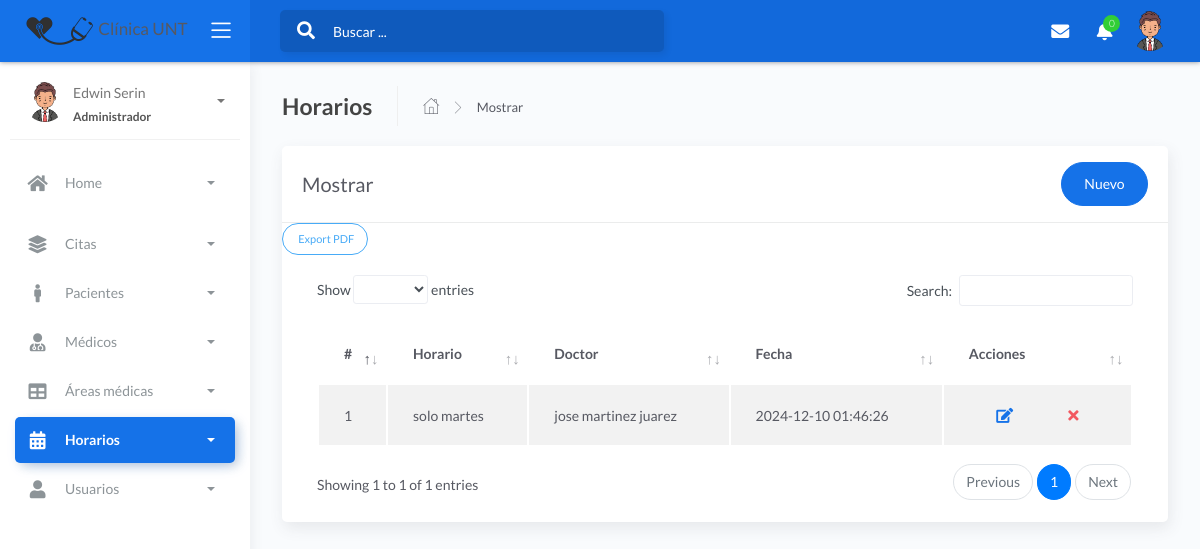
Page /folder/horario.php (signed in) on the committed database.
### tables this page shows
CREATE TABLE `horario` (
  `codhor` int(11) NOT NULL,
  `nomhor` varchar(30) NOT NULL,
  `coddoc` int(11) NOT NULL,
  `estado` char(1) NOT NULL,
  `fere` timestamp NOT NULL DEFAULT current_timestamp() ON UPDATE current_timestamp()
);

CREATE TABLE `doctor` (
  `coddoc` int(11) NOT NULL,
  `dnidoc` char(8) NOT NULL,
  `nomdoc` varchar(50) NOT NULL,
  `apedoc` varchar(50) NOT NULL,
  `codespe` int(11) NOT NULL,
  `sexo` char(15) NOT NULL,
  `telefo` char(9) NOT NULL,
  `fechanaci` date NOT NULL,
  `correo` varchar(50) NOT NULL,
  `naciona` varchar(35) NOT NULL,
  `estado` char(15) NOT NULL,
  `fecha_create` timestamp NOT NULL DEFAULT current_timestamp() ON UPDATE current_timestamp()
);

### controller/horariocontroller.php (called while the page is built, shortened)
<?php
require_once '../model/modelhorario.php';
class horariocontroller{
    function mostrar(){
        $horario=new Modelo();
        $dato=$horario->mostrar("horario", "1");
        require_once '../view/horario/mostrar.php';
    }
    }

### model/modelhorario.php (called while the page is built, shortened)
<?php
class Modelo{
  private $horario;
  private $db;
  public function __construct(){
      $this->horario=array();
      $this->db=new PDO('mysql:host=localhost;dbname=proyecto_final',"root","");
  }
  public function mostrar($tabla,$condicion){
      $consulta="SELECT horario.codhor, horario.nomhor, doctor.coddoc, doctor.dnidoc, doctor.nomdoc, doctor.apedoc, doctor.correo, horario.fere FROM horario INNER JOIN doctor ON  horario.coddoc = doctor.coddoc";
      $resultado=$this->db->query($consulta);
      while ($tabla=$resultado->fetchAll(PDO::FETCH_ASSOC)) {
          $this->horario[]=$tabla;
      }
      return $this->horario;
    }
}
 ?>

### view/horario/mostrar.php (shortened to what this page needs)
<!DOCTYPE html>
<html lang="en">
<head>
	<link rel="stylesheet" href="../assets/css/bootstrap.min.css">
	<link rel="stylesheet" href="../assets/css/atlantis.min.css">
	<link rel="stylesheet" href="../assets/css/demo.css">
</head>
<body>
	<div class="wrapper">
		<div class="main-header">
			<div class="logo-header" data-background-color="blue">
				<a href="../view/admin/admin.php" class="logo">
					<img src="../assets/img/ok.png" alt="navbar brand" class="navbar-brand"> Clínica UNT</span>
				</a>
				<div class="nav-toggle">
					<button class="btn btn-toggle toggle-sidebar">
						<i class="icon-menu"></i>
					</button>
				</div>
			</div>
			<nav class="navbar navbar-header navbar-expand-lg" data-background-color="blue2">
				<div class="container-fluid">
					<div class="collapse" id="search-nav">
						<form class="navbar-left navbar-form nav-search mr-md-3">
							<div class="input-group">
								<div class="input-group-prepend">
									<button type="submit" class="btn btn-search pr-1">
										<i class="fa fa-search search-icon"></i>
									</button>
								</div>
								<input type="text" placeholder="Buscar ..." class="form-control">
							</div>
						</form>
					</div>
					<ul class="navbar-nav topbar-nav ml-md-auto align-items-center">
						<li class="nav-item dropdown hidden-caret">
							<a class="nav-link dropdown-toggle" href="#" id="messageDropdown" role="button" data-toggle="dropdown" aria-haspopup="true" aria-expanded="false">
								<i class="fa fa-envelope"></i>
							</a>
						</li>
						<li class="nav-item dropdown hidden-caret">
							<a class="nav-link dropdown-toggle" href="#" id="notifDropdown" role="button" data-toggle="dropdown" aria-haspopup="true" aria-expanded="false">
								<i class="fa fa-bell"></i>
								<span class="notification">0</span>
							</a>
						</li>
						<li class="nav-item dropdown hidden-caret">
							<a class="dropdown-toggle profile-pic" data-toggle="dropdown" href="#" aria-expanded="false">
								<div class="avatar-sm">
									<img src="../assets/img/hombre.png" alt="..." class="avatar-img rounded-circle">
								</div>
							</a>
						</li>
					</ul>
				</div>
			</nav>
		</div>
		<div class="sidebar sidebar-style-2">
			<div class="sidebar-wrapper scrollbar scrollbar-inner">
				<div class="sidebar-content">
					<div class="user">
						<div class="avatar-sm float-left mr-2">
							<img src="../assets/img/hombre.png" alt="..." class="avatar-img rounded-circle">
						</div>
						<div class="info">
							<a data-toggle="collapse" href="#collapseExample" aria-expanded="true">
								<span>
									<?php echo ucfirst($_SESSION['nombre']); ?>
									<span class="user-level">Administrador</span>
									<span class="caret"></span>
								</span>
							</a>
						</div>
					</div>
					<ul class="nav nav-primary">
						<li class="nav-item">
							<a data-toggle="collapse" href="#dashboard" class="collapsed" aria-expanded="false">
								<i class="fas fa-home"></i>
								<p>Home</p>
								<span class="caret"></span>
							</a>
						</li>
						<li class="nav-item">
							<a data-toggle="collapse" href="#base">
								<i class="fas fa-layer-group"></i>
								<p>Citas</p>
								<span class="caret"></span>
							</a>
						</li>
						<li class="nav-item">
							<a data-toggle="collapse" href="#sidebarLayouts">
								<i class="fas fa-male"></i>
								<p>Pacientes</p>
								<span class="caret"></span>
							</a>
						</li>
						<li class="nav-item">
							<a data-toggle="collapse" href="#forms">
								<i class="fas fa-user-md"></i>
								<p>Médicos</p>
								<span class="caret"></span>
							</a>
						</li>
						<li class="nav-item">
							<a data-toggle="collapse" href="#tables">
								<i class="fas fa-table"></i>
								<p>Áreas médicas</p>
								<span class="caret"></span>
							</a>
						</li>
						<li class="nav-item active" >
							<a data-toggle="collapse" href="#calendar">
								<i class="fas fa-calendar-alt"></i>
								<p>Horarios</p>
								<span class="caret"></span>
							</a>
						</li>
						<li class="nav-item">
							<a data-toggle="collapse" href="#user">
								<i class="fas fa-user"></i>
								<p>Usuarios</p>
								<span class="caret"></span>
							</a>
						</li>
					</ul>
				</div>
			</div>
		</div>
		<div class="main-panel">
			<div class="content">
				<div class="page-inner">
					<div class="page-header">
						<h4 class="page-title">Horarios</h4>
						<ul class="breadcrumbs">
							<li class="nav-home">
								<a href="../view/admin/admin.php">
									<i class="flaticon-home"></i>
								</a>
							</li>
							<li class="separator">
								<i class="flaticon-right-arrow"></i>
							</li>
							<li class="nav-item">
								<a href="#">Mostrar</a>
							</li>
						</ul>
					</div>
					<div class="row">
						<div class="col-md-12">
							<div class="card">
								<div class="card-header">
									<div class="d-flex align-items-center">
										<h4 class="card-title">Mostrar</h4>
										<a href="#addRowModal" class="btn btn-primary btn-round ml-auto" data-toggle="modal">Nuevo</a>
										<?php include('AgregarModal.php'); ?>
									</div>
									<div class="card-tools">
											<a href="../view/horario/reporte.php" class="btn btn-info btn-border btn-round btn-sm mr-2">
												Export PDF
											</a>
										</div>
										<div class="card-body">
										<div class="table-responsive">
										<table id="add-row" class="display table table-striped table-hover" >
											<thead>
												<tr>
													<th>#</th>
													<th>Horario</th>
													<th>Doctor</th>
													<th>Fecha</th>
													<th style="width: 10%">Acciones</th>
												</tr>
											</thead>
										  <tbody>
                          <?php
                          foreach ($dato as $key => $value){
                              foreach ($value as $va) { ?>
                           <tr>
                              <td><?php echo $va['codhor'];?></td>
                              <td><?php echo $va['nomhor'];?></td>
                              <td><?php echo $va['nomdoc'];?>&nbsp;<?php echo $va['apedoc'];?></td>
							  <td><?php echo $va ['fere'];?></td>
                              <td>
						<div class="form-button-action">
				<a href="#editRowModal_<?php echo $va["codhor"]; ?>" title="Editar" data-backdrop="false" class="btn btn-link btn-primary btn-lg" data-toggle="modal"><i class="fa fa-edit"></i></a>
															<button href="#deleteRowModal=<?php echo $va['codhor'];?>" class="btn btn-link btn-danger btn-lg" data-toggle="modal"  title="" data-original-title="Delete Task" data-target="#deleteRowModal<?php echo $va['codhor']; ?>">
														<i class="fa fa-times"></i>
															</button>
								</div>
													</td>
												  </tr>
												  <?php
												  }
												  }
												  ?>
											</tbody>
											<?php include('AgregarModal.php'); ?>
						</div>
								</div>
								</div>
							</div>
						</div>
					</div>
				</div>
			</div>
</body>
</html>

### rows in the picture
horario: codhor "1", nomhor "solo martes", coddoc.nomdoc "jose", coddoc.apedoc "martinez juarez", fere "2024-12-10 01:46:26"

### other values in the picture
$_SESSION['nombre'] "Edwin Serin"
